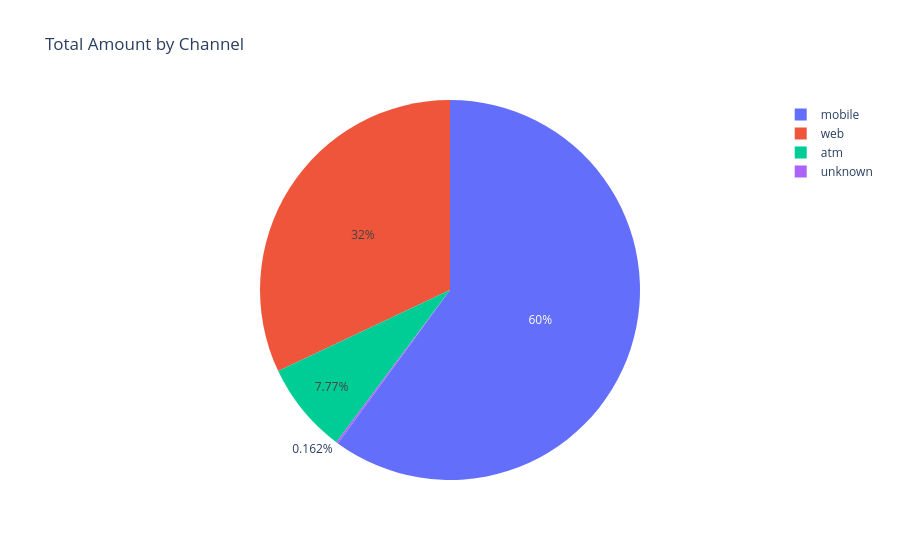

This figure's notebook cell:
### Code cell
# Grouping by channel and sum amount_src
kyc_amount = df2.groupby('channel')['amount_src'].sum().reset_index(name='total_amount')

# Create the pie chart
fig_kyc = px.pie(
    kyc_amount,
    names='channel', 
    values='total_amount',
    title='Total Amount by Channel'
)

# Display the figure
fig_kyc.show()

### Figure 1 — Plotly figure (JSON) as saved in the notebook; plotly's stock layout.template omitted (floating-point values rounded to 4 significant figures)
{"data": [{"domain": {"x": [0, 1], "y": [0, 1]}, "hovertemplate": "channel=%{label}<br>total_amount=%{value}<extra></extra>", "labels": ["atm", "mobile", "unknown", "web"], "legendgroup": "", "name": "", "showlegend": true, "type": "pie", "values": [313300.0, 2420000.0, 6542.0, 1291000.0]}], "layout": {"legend": {"tracegroupgap": 0}, "title": {"text": "Total Amount by Channel"}}}
